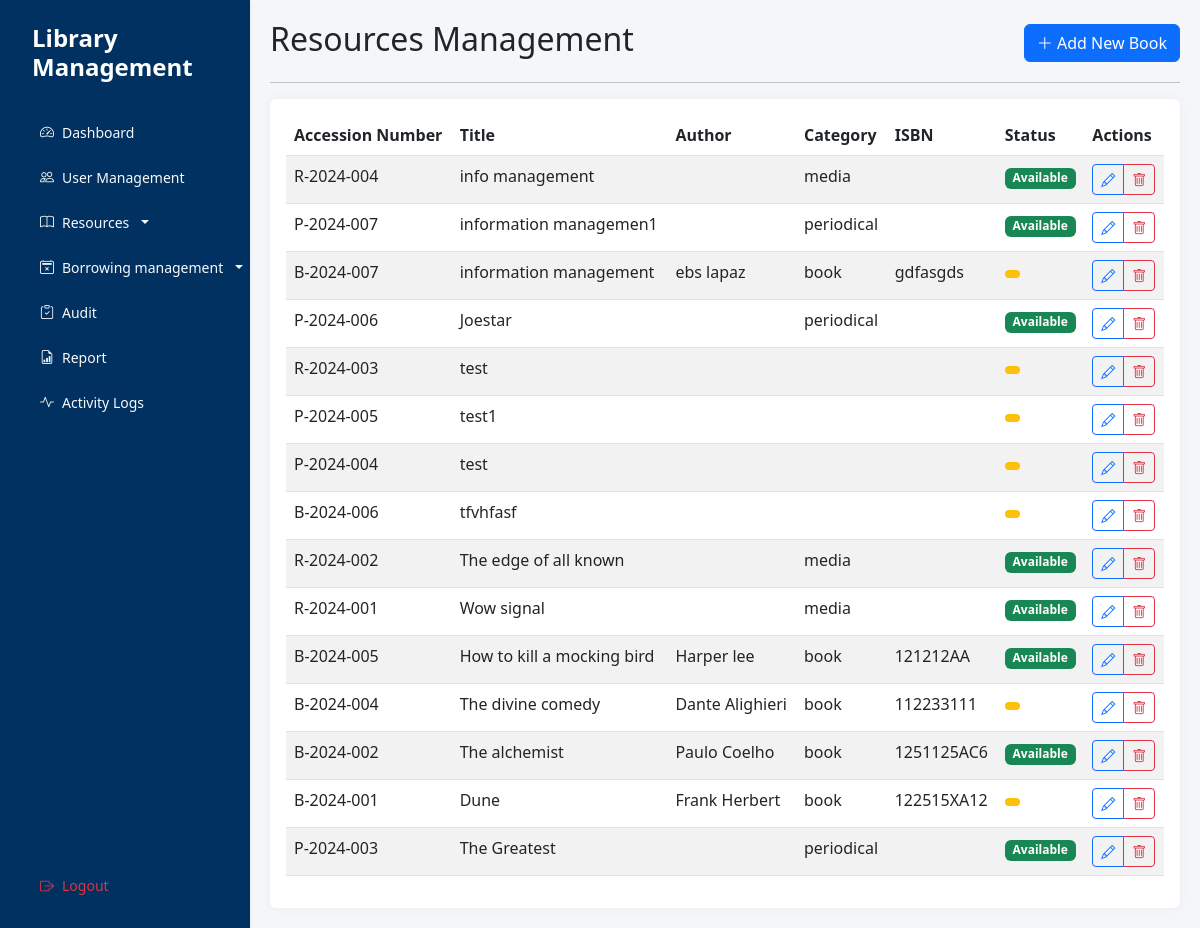
Screenshot of /interface/resources.php (signed in) with the database file from the repository.
### tables this page shows
CREATE TABLE `library_resources` (
  `resource_id` int(11) NOT NULL,
  `title` varchar(255) NOT NULL,
  `accession_number` varchar(20) NOT NULL,
  `category` enum('book','periodical','media') NOT NULL,
  `status` enum('available','borrowed','maintenance') DEFAULT 'available',
  `created_at` timestamp NOT NULL DEFAULT current_timestamp(),
  `updated_at` timestamp NOT NULL DEFAULT current_timestamp() ON UPDATE current_timestamp(),
  `cover_image` varchar(255) DEFAULT NULL
);

CREATE TABLE `books` (
  `book_id` int(11) NOT NULL,
  `resource_id` int(11) NOT NULL,
  `author` varchar(100) NOT NULL,
  `isbn` varchar(13) NOT NULL,
  `publisher` varchar(100) NOT NULL,
  `edition` varchar(20) DEFAULT NULL,
  `publication_date` date DEFAULT NULL
);

### controller/ResourceController.php (called while the page is built, shortened)
<?php
require_once '../config/Database.php';
class ResourceController {
    private $conn;
    public function __construct() {
        $database = new Database();
        $this->conn = $database->getConnection();
    }
    public function getResources($type = 'book') {
        try {
            $query = "SELECT lr.*, b.*
                     FROM library_resources lr
                     LEFT JOIN books b ON lr.resource_id = b.resource_id
                     ORDER BY lr.resource_id DESC";
            $stmt = $this->conn->prepare($query);
            $stmt->execute();
            return $stmt->fetchAll(PDO::FETCH_ASSOC);
        } catch(PDOException $e) {
            return [];
        }
    }
}

### config/Database.php (called while the page is built, shortened)
<?php
class Database {
    private $host = "localhost";
    private $port = "3307";
    private $db_name = "library_management";
    private $username = "root";
    private $password = "";
    public function getConnection() {
        $this->conn = null;
        try {
            $this->conn = new PDO(
                "mysql:host=" . $this->host . ";port=" . $this->port . ";dbname=" . $this->db_name,
                $this->username,
                $this->password
            );
            $this->conn->setAttribute(PDO::ATTR_ERRMODE, PDO::ERRMODE_EXCEPTION);
        } catch(PDOException $e) {
            echo "Connection Error: " . $e->getMessage();
        }
        return $this->conn;
    }
}

### interface/resources.php (the view, shortened to what this page needs)
<?php
require_once '../controller/ResourceController.php';
$resourceController = new ResourceController();
$resources = $resourceController->getResources();
?>
<!DOCTYPE html>
<html lang="en">
<head>
    <link href="https://cdnjs.cloudflare.com/ajax/libs/bootstrap/5.3.0/css/bootstrap.min.css" rel="stylesheet">
    <link href="https://cdnjs.cloudflare.com/ajax/libs/bootstrap-icons/1.7.2/font/bootstrap-icons.min.css" rel="stylesheet">
    <link href="assets/css/style.css" rel="stylesheet">
</head>
<body>
    <div class="d-flex">
        <?php include 'includes/sidebarModal.php'; ?>
        <div class="main-content flex-grow-1">
            <div class="d-flex justify-content-between align-items-center">
                <h2>Resources Management</h2>
                <button class="btn btn-primary" data-bs-toggle="modal" data-bs-target="#bookModal">
                    <i class="bi bi-plus-lg"></i> Add New Book
                </button>
            </div>
            <hr>
            <div class="card">
                <div class="card-body">
                    <div class="table-responsive">
                        <table class="table table-striped">
                            <thead>
                                <tr>
                                    <th>Accession Number</th>
                                    <th>Title</th>
                                    <th>Author</th>
                                    <th>Category</th>
                                    <th>ISBN</th>
                                    <th>Status</th>
                                    <th>Actions</th>
                                </tr>
                            </thead>
                            <tbody>
                                <?php foreach ($resources as $resource): ?>
                                <tr>
                                    <td><?php echo htmlspecialchars($resource['accession_number']); ?></td>
                                    <td><?php echo htmlspecialchars($resource['title']); ?></td>
                                    <td><?php echo htmlspecialchars($resource['author']); ?></td>
                                    <td><?php echo htmlspecialchars($resource['category']); ?></td>
                                    <td><?php echo htmlspecialchars($resource['isbn']); ?></td>
                                    <td>
                                        <span class="badge
                                        <?php
                                        echo $resource['status'] === 'available' ? 'bg-success' : 'bg-warning';
                                        ?>">
                                            <?php echo ucfirst(htmlspecialchars($resource['status'])); ?>
                                        </span>
                                    </td>
                                    <td>
                                        <div class="btn-group" role="group">
                                            <button class="btn btn-sm btn-outline-primary edit-book"
                                                    data-bs-toggle="modal"
                                                    data-bs-target="#bookModal"
                                                    data-id="<?php echo $resource['resource_id']; ?>"
                                                    data-title="<?php echo htmlspecialchars($resource['title']); ?>"
                                                    data-author="<?php echo htmlspecialchars($resource['author']); ?>"
                                                    data-isbn="<?php echo htmlspecialchars($resource['isbn']); ?>"
                                                    data-category="<?php echo htmlspecialchars($resource['category']); ?>"
                                                    data-publisher="<?php echo htmlspecialchars($resource['publisher']); ?>"
                                                    data-edition="<?php echo htmlspecialchars($resource['edition']); ?>"
                                                    data-publication-date="<?php echo htmlspecialchars($resource['publication_date']); ?>"
                                            >
                                                <i class="bi bi-pencil"></i>
                                            </button>
                                            <button class="btn btn-sm btn-outline-danger delete-book"
                                                    data-bs-toggle="modal"
                                                    data-bs-target="#deleteModal"
                                                    data-id="<?php echo $resource['resource_id']; ?>"
                                                    data-title="<?php echo htmlspecialchars($resource['title']); ?>"
                                            >
                                                <i class="bi bi-trash"></i>
                                            </button>
                                        </div>
                                    </td>
                                </tr>
                                <?php endforeach; ?>
                            </tbody>
                        </table>
                    </div>
                </div>
            </div>
        </div>
    </div>

### interface/assets/css/style.css (style rules this page uses)
.main-content { margin-left: 0px; padding: 20px; }
body { background-color: #f4f6f9; }

### interface/includes/sidebarModal.php (style rules this page uses)
.card { border: none; box-shadow: 0 0 10px rgba(0, 0, 0, 0.05); transition: transform 0.2s; }

### rows the page displays
library_resources: accession_number "R-2024-004", title "info management", category "media", status "Available"
library_resources: accession_number "P-2024-007", title "information managemen1", category "periodical", status "Available"
books: resource.accession_number "B-2024-007", resource.title "information management", author "ebs lapaz", resource.category "book", isbn "gdfasgds"
library_resources: accession_number "P-2024-006", title "Joestar", category "periodical", status "Available"
library_resources: accession_number "R-2024-003", title "test"
library_resources: accession_number "P-2024-005", title "test1"
library_resources: accession_number "P-2024-004", title "test"
library_resources: accession_number "B-2024-006", title "tfvhfasf"
library_resources: accession_number "R-2024-002", title "The edge of all known", category "media", status "Available"
library_resources: accession_number "R-2024-001", title "Wow signal", category "media", status "Available"
books: resource.accession_number "B-2024-005", resource.title "How to kill a mocking bird", author "Harper lee", resource.category "book", isbn "121212AA", resource.status "Available"
books: resource.accession_number "B-2024-004", resource.title "The divine comedy", author "Dante Alighieri", resource.category "book", isbn "112233111"
books: resource.accession_number "B-2024-002", resource.title "The alchemist", author "Paulo Coelho", resource.category "book", isbn "1251125AC6", resource.status "Available"
books: resource.accession_number "B-2024-001", resource.title "Dune", author "Frank Herbert", resource.category "book", isbn "122515XA12"
library_resources: accession_number "P-2024-003", title "The Greatest", category "periodical", status "Available"
